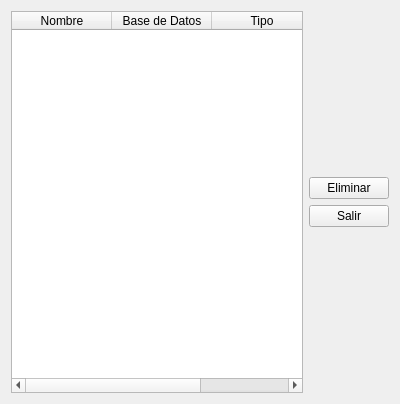
<?xml version="1.0" encoding="UTF-8"?>
<ui version="4.0">
 <class>EliminarEmpresa</class>
 <widget class="QWidget" name="EliminarEmpresa">
  <property name="geometry">
   <rect>
    <x>0</x>
    <y>0</y>
    <width>400</width>
    <height>404</height>
   </rect>
  </property>
  <property name="sizePolicy">
   <sizepolicy hsizetype="Preferred" vsizetype="Preferred">
    <horstretch>0</horstretch>
    <verstretch>0</verstretch>
   </sizepolicy>
  </property>
  <property name="minimumSize">
   <size>
    <width>400</width>
    <height>300</height>
   </size>
  </property>
  <property name="font">
   <font>
    <kerning>true</kerning>
   </font>
  </property>
  <property name="windowTitle">
   <string>Eliminar Empresa</string>
  </property>
  <property name="windowIcon">
   <iconset resource="resources.qrc">
    <normaloff>:/images/bulmasetup_eliminarempresa.xpm</normaloff>:/images/bulmasetup_eliminarempresa.xpm</iconset>
  </property>
  <layout class="QGridLayout" name="gridLayout">
   <item row="0" column="0">
    <widget class="QTableWidget" name="lista_empresas">
     <property name="focusPolicy">
      <enum>Qt::ClickFocus</enum>
     </property>
     <property name="horizontalScrollBarPolicy">
      <enum>Qt::ScrollBarAsNeeded</enum>
     </property>
     <property name="autoScroll">
      <bool>true</bool>
     </property>
     <property name="editTriggers">
      <set>QAbstractItemView::NoEditTriggers</set>
     </property>
     <property name="tabKeyNavigation">
      <bool>false</bool>
     </property>
     <property name="showDropIndicator" stdset="0">
      <bool>false</bool>
     </property>
     <property name="dragDropOverwriteMode">
      <bool>false</bool>
     </property>
     <property name="alternatingRowColors">
      <bool>true</bool>
     </property>
     <property name="selectionMode">
      <enum>QAbstractItemView::SingleSelection</enum>
     </property>
     <property name="selectionBehavior">
      <enum>QAbstractItemView::SelectRows</enum>
     </property>
     <property name="textElideMode">
      <enum>Qt::ElideLeft</enum>
     </property>
     <property name="verticalScrollMode">
      <enum>QAbstractItemView::ScrollPerItem</enum>
     </property>
     <property name="showGrid">
      <bool>true</bool>
     </property>
     <property name="gridStyle">
      <enum>Qt::DotLine</enum>
     </property>
     <property name="wordWrap">
      <bool>true</bool>
     </property>
     <property name="cornerButtonEnabled">
      <bool>true</bool>
     </property>
     <column>
      <property name="text">
       <string>Nombre</string>
      </property>
     </column>
     <column>
      <property name="text">
       <string>Base de Datos</string>
      </property>
     </column>
     <column>
      <property name="text">
       <string>Tipo</string>
      </property>
     </column>
    </widget>
   </item>
   <item row="0" column="1">
    <layout class="QVBoxLayout" name="verticalLayout">
     <item>
      <spacer name="verticalSpacer_2">
       <property name="orientation">
        <enum>Qt::Vertical</enum>
       </property>
       <property name="sizeHint" stdset="0">
        <size>
         <width>20</width>
         <height>40</height>
        </size>
       </property>
      </spacer>
     </item>
     <item>
      <widget class="QPushButton" name="eliminar">
       <property name="text">
        <string>Eliminar</string>
       </property>
       <property name="icon">
        <iconset resource="resources.qrc">
         <normaloff>:/images/bulmasetup_eliminarempresa.xpm</normaloff>:/images/bulmasetup_eliminarempresa.xpm</iconset>
       </property>
      </widget>
     </item>
     <item>
      <widget class="QPushButton" name="salir">
       <property name="text">
        <string>Salir</string>
       </property>
       <property name="icon">
        <iconset resource="resources.qrc">
         <normaloff>:/images/bulmasetup_exit.png</normaloff>:/images/bulmasetup_exit.png</iconset>
       </property>
      </widget>
     </item>
     <item>
      <spacer name="verticalSpacer">
       <property name="orientation">
        <enum>Qt::Vertical</enum>
       </property>
       <property name="sizeHint" stdset="0">
        <size>
         <width>20</width>
         <height>40</height>
        </size>
       </property>
      </spacer>
     </item>
    </layout>
   </item>
  </layout>
 </widget>
 <resources>
  <include location="resources.qrc"/>
 </resources>
 <connections>
  <connection>
   <sender>salir</sender>
   <signal>clicked()</signal>
   <receiver>EliminarEmpresa</receiver>
   <slot>close()</slot>
   <hints>
    <hint type="sourcelabel">
     <x>352</x>
     <y>219</y>
    </hint>
    <hint type="destinationlabel">
     <x>199</x>
     <y>201</y>
    </hint>
   </hints>
  </connection>
 </connections>
</ui>
